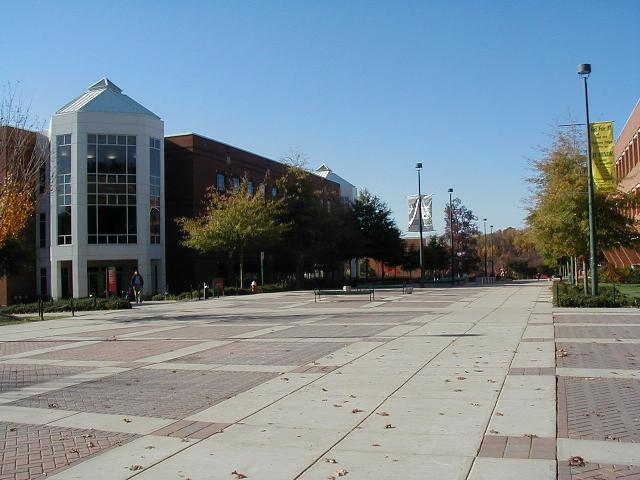
%> input picture HW2 - Image Mosaic/Submission/Materials/Square0.jpg, 640 x 480 px
$ octave main.m   (GNU Octave 9; MATLAB toolbox functions it lacks are replaced by stand-ins)
%> lines starting %> are read from the running program, lines starting %| are printed output that depends on the picture

clear all; close all; clc;

% Random seed
rng(42);

% Read in images
img_1 = imread('Materials/Square0.jpg');
%> img_1 is the input picture: size 480x640x3 uint8; mean R, G, B 121.4, 135.1, 144
img_2 = imread('Materials/Square1.jpg');
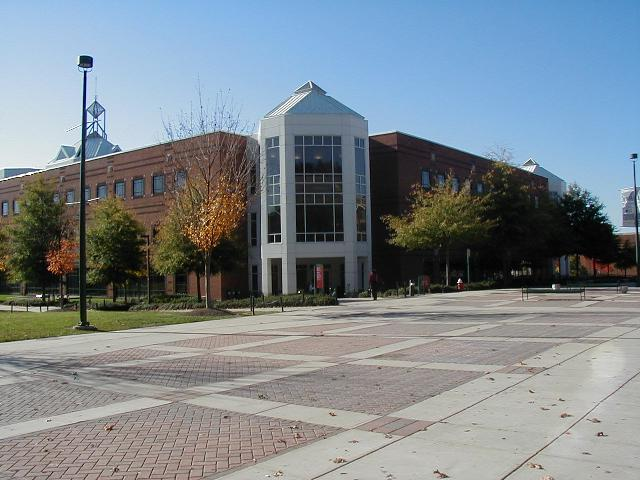
%> input picture HW2 - Image Mosaic/Submission/Materials/Square1.jpg, 640 x 480 px
%> img_2 is the input picture: size 480x640x3 uint8; mean R, G, B 125, 135, 141.8

% Global variables
num_points = 10;

% [26 lines of commented-out code are left out]
x_1 = [311,262,3.660000000000001e+02,285,3.580000000000001e+02,395,548,531,622,4.610000000000001e+02];
y_1 = [81.999999999999890,1.169999999999999e+02,1.189999999999999e+02,2.949999999999999e+02,2.909999999999999e+02,1.339999999999999e+02,1.789999999999999e+02,1.579999999999999e+02,1.899999999999999e+02,2.839999999999999e+02];
x_2 = [1.060000000000000e+02,55.999999999999960,163,74.999999999999960,148,192,3.390000000000001e+02,325,4.080000000000001e+02,255];
y_2 = [76.999999999999890,1.139999999999999e+02,1.199999999999999e+02,2.969999999999999e+02,2.949999999999999e+02,1.349999999999999e+02,1.829999999999999e+02,1.639999999999999e+02,1.969999999999999e+02,2.849999999999999e+02];

coordinate_points = [x_1', y_1', x_2', y_2'];

%-------- Task 2. Computing the homography parameters --------%
% Ah = b

% Compute A
% Enforcing 8 degree of freedoms
num_H_points = 4;
% [18 lines of commented-out code are left out]

H = [];
for i = 1:20
    % RANSAC algorithm
    A = zeros(2*num_H_points, 9);

    % Matrix data
    random_index = randsample(1:length(coordinate_points), 4, false);
    random_points = coordinate_points(random_index,:);

    for j = 1 : 4

        x1 = random_points(j, 1);
        y1 = random_points(j, 2);
        x2 = random_points(j, 3);
        y2 = random_points(j, 4);

        A(2*j-1, :) = [x1 y1 1 0 0 0 -x1*x2 -y1*x2 -x2];
        A(2*j,   :) = [0 0 0 x1 y1 1 -x1*y2 -y1*y2 -y2];
    end
    [U,S,V] = svd(A);
    tmp_H = reshape(V(:,end),[3,3]).';
    H = tmp_H / tmp_H(3,3);

    % RANSAC
    % calculate the distance of this H
    min_dis = Inf;
    tmp_dis = 0;
    for j = 1 : 10
        p = [coordinate_points(j,1:2), 1];
        cor_p = [coordinate_points(j,3:4), 1].';
        pro_p = tmp_H * p.';
        pro_p = pro_p / pro_p(3,1);
        tmp_dis = tmp_dis + sum((pro_p-cor_p).^2).^0.5;
    end
    % choose the H with smallest distance
    if tmp_dis < min_dis
        min_dis = tmp_dis;
        H = tmp_H;
    end
end


%-------- Task 3. Warping between image planes --------%

homography = inv(H);

img_1 = im2double(img_1);
%> img_1: size 480x640x3 double
img_2 = im2double(img_2);
%> img_2: size 480x640x3 double

[X, Y, C] = size(img_2);
%> X = 480; Y = 640; C = 3

% Set the bounding box
bb = [1 Y 1 X];
%> bb = [1 640 1 480]
bb_xmin = bb(1);
%> bb_xmin = 1
bb_xmax = bb(2);
%> bb_xmax = 640
bb_ymin = bb(3);
%> bb_ymin = 1
bb_ymax = bb(4);
%> bb_ymax = 480

[U, V] = meshgrid(bb_xmin:bb_xmax, bb_ymin:bb_ymax);
[nrows, ncols] = size(U);
%> nrows = 480; ncols = 640

% Compute warped x- and y- coordinates
u = U(:);
v = V(:);
x1 = homography(1, 1)*u + homography(1, 2)*v + homography(1, 3);
y1 = homography(2, 1)*u + homography(2, 2)*v + homography(2, 3);
w1 = 1./(homography(3, 1)*u + homography(3, 2)*v + homography(3, 3));
U(:) = x1 .* w1;
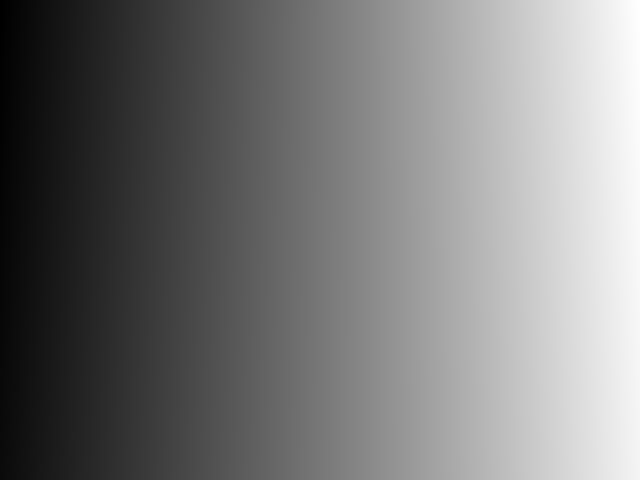
%> U: size 480x640 double; min 205.3, max 891.5, mean 533.6; drawn with min black and max white
V(:) = y1 .* w1;
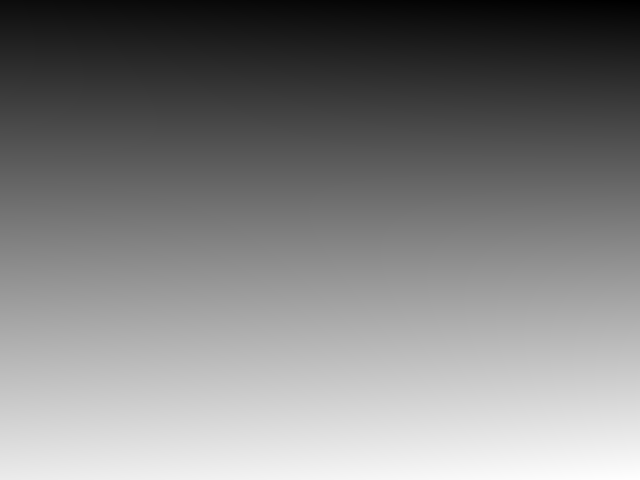
%> V: size 480x640 double; min -23.89, max 493.1, mean 237.8; drawn with min black and max white

% Compute interpolation and set NaN to 0 (black)
warped_img = zeros(nrows, ncols, 3);
warped_img(1:nrows,1:ncols,1) = interp2(img_2(:,:,1), U, V, 'bilinear');
%> warped_img: size 480x640x3 double; 11.35% of the values are NaN or infinite; the others: min 0, max 0.995, mean 0.117
warped_img(1:nrows,1:ncols,2) = interp2(img_2(:,:,2), U, V, 'bilinear');
%> warped_img: size 480x640x3 double; 22.69% of the values are NaN or infinite; the others: min 0, max 0.998, mean 0.282
warped_img(1:nrows,1:ncols,3) = interp2(img_2(:,:,3), U, V, 'bilinear');
%> warped_img: size 480x640x3 double; 34.04% of the values are NaN or infinite; the others: min 0, max 0.999, mean 0.517
warped_img(isnan(warped_img)) = 0;
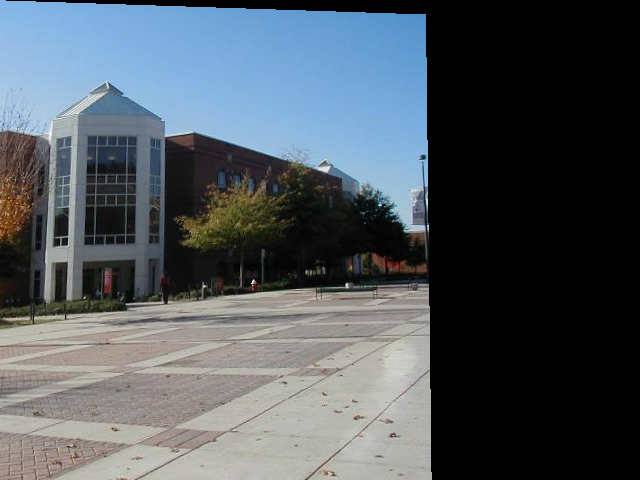
%> warped_img: size 480x640x3 double; mean R, G, B 0.312, 0.343, 0.368

%-------- Task 4. Create the output mosaic --------%
% Create new image large enough to hold both views

% Overlay one view onto the other
% Leave black where no data is available


%%%%%%%%%%%%%%%%%%%%%%%%%%%%%%%%%%%%%%%%%%%%%%%%%%%%%%%%
%%%%%%%%%%%%%%%%%%%%%%%%% REDO %%%%%%%%%%%%%%%%%%%%%%%%%
% [155 lines of commented-out code are left out]
